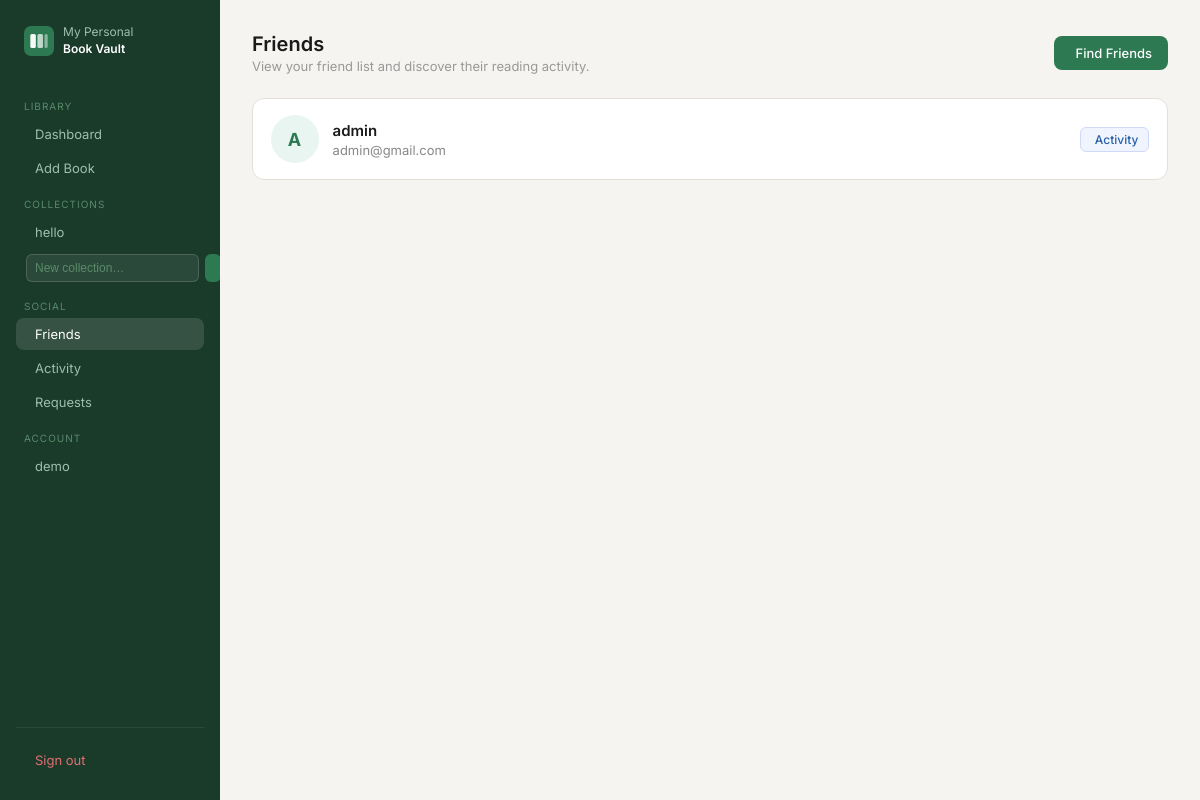
/friends/ (signed in), run on an earlier commit of the app's database.
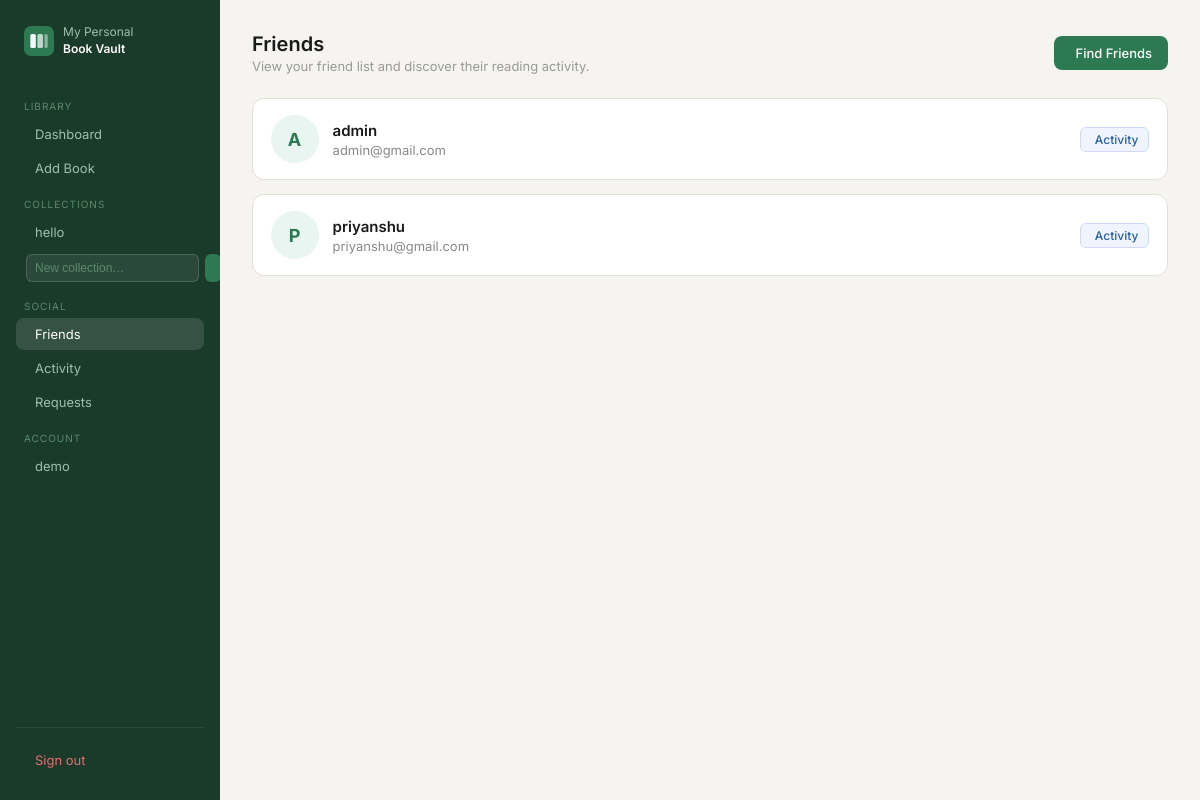
And on a later commit of the database.
### app/blueprints/collection/modules.py (models this page shows, shortened)
class Collection(db.Model):
    __tablename__="collection"
    cid=db.Column(db.Integer,primary_key=True)
    pid=db.Column(db.Integer,db.ForeignKey("credential.pid"),nullable=False)
    collection_name=db.Column(db.String(100),nullable=False)
    create_at=db.Column(db.DateTime,default=datetime.utcnow)
    user_books = db.relationship("Userbook", back_populates="collection")
    __table_args__=(db.UniqueConstraint("pid","collection_name",name="unique_collection"),)

### app/blueprints/auth/modules.py (models this page shows, shortened)
class Credential(db.Model,UserMixin):
    __tablename__='credential'
    pid=db.Column(db.Integer,primary_key=True)
    email=db.Column(db.String(255),nullable=False,unique=True)
    username=db.Column(db.String(100),nullable=False,unique=True)
    password=db.Column(db.String(100),nullable=False)
    history = db.relationship("History",  back_populates="user")
    user_books = db.relationship("Userbook", back_populates="user")

### app/blueprints/friends/routes.py (the view)
@friends.route("/")
@login_required
def friends_list():
    friend_ids = get_friend_ids(current_user.pid)
    friend_users = []
    if friend_ids:
        friend_users = Credential.query.filter(Credential.pid.in_(friend_ids)).order_by(Credential.username.asc()).all()
    return render_template("friends/list.html", friends_list=friend_users)

### app/blueprints/friends/routes.py (called while the page is built)
def get_friend_ids(user_id):
    accepted_rows = Friendship.query.filter(
        Friendship.status == "accepted",
        or_(
            Friendship.sender_id == user_id,
            Friendship.receiver_id == user_id
        )
    ).all()
    friend_ids = []
    for row in accepted_rows:
        if row.sender_id == user_id:
            friend_ids.append(row.receiver_id)
        else:
            friend_ids.append(row.sender_id)
    return friend_ids

### app/blueprints/friends/templates/friends/list.html (shortened to what this page needs)
{% extends "book/base.html" %}
{% block content %}
<div class="page-header">
  <div>
    <h1 class="page-title">Friends</h1>
    <p class="page-sub">View your friend list and discover their reading activity.</p>
  </div>
  <a href="{{ url_for('friends.search_users') }}" class="btn-add">
     Find Friends
  </a>
</div>
{% if friends_list %}
<div class="friends-grid">
  {% for friend in friends_list %}
  <div class="friend-card">
    <div class="friend-avatar">
      {{ friend.username[0]|upper }}
    </div>
    <div class="friend-info">
      <h3>{{ friend.username }}</h3>
      <p>{{ friend.email }}</p>
    </div>
    <div class="friend-card-actions">
      <a href="{{ url_for('friends.activity_feed') }}" class="action-btn btn-edit">
         Activity
      </a>
    </div>
  </div>
  {% endfor %}
</div>
{% else %}
<div class="empty-state">
  <i class="ti ti-users"></i>
  <p>You have no friends yet. Search users and send your first request.</p>
</div>
{% endif %}
{% endblock %}

### app/blueprints/book/templates/book/base.html (shortened to what this page needs)
<!DOCTYPE html>
<html lang="en">
<head>
  <link rel="stylesheet" type="text/css" href="/css/style.css">
  <link rel="stylesheet" href="https://cdn.jsdelivr.net/npm/@tabler/icons-webfont@latest/tabler-icons.min.css">
</head>
<body class="app-body">
  <div class="app-layout">
    <aside class="sidebar">
      <div class="sidebar-brand">
        <span class="sidebar-brand-name">My Personal<br><strong>Book Vault</strong></span>
      </div>
      <span class="nav-section">Library</span>
      <a href="{{ url_for('book.home') }}"
         class="nav-item {% if request.endpoint == 'book.home' %}active{% endif %}">
         Dashboard
      </a>
      <a href="{{ url_for('book.book_add') }}"
         class="nav-item {% if request.endpoint == 'book.book_add' %}active{% endif %}">
         Add Book
      </a>
      <span class="nav-section">Collections</span>
{% for col in collections %}
<a href="{{ url_for('collection.collection_detail', cid=col.cid) }}"
   class="nav-item {% if request.endpoint == 'collection.collection_detail' and request.view_args.get('cid')|int == col.cid %}active{% endif %}">
   {{ col.collection_name }}
</a>
{% else %}
<span class="nav-empty">No collections yet</span>
{% endfor %}
<form method="POST" action="{{ url_for('collection.create_collection') }}" style="padding: 4px 10px;">
  <div class="input-wrap" style="display:flex;gap:6px;">
    <input type="text" name="collection_name" placeholder="New collection…"
           class="nav-input" required>
    <button type="submit" class="nav-create-btn">
    </button>
  </div>
</form>
<span class="nav-section">Social</span>
<a href="{{ url_for('friends.friends_list') }}"
   class="nav-item {% if request.endpoint and request.endpoint.startswith('friends.') %}active{% endif %}">
   Friends
</a>
<a href="{{ url_for('friends.activity_feed') }}"
   class="nav-item {% if request.endpoint == 'friends.activity_feed' %}active{% endif %}">
   Activity
</a>
<a href="{{ url_for('friends.requests_page') }}"
   class="nav-item {% if request.endpoint == 'friends.requests_page' %}active{% endif %}">
   Requests
</a>
      <span class="nav-section">Account</span>
<a href="{{ url_for('book.profile') }}"
   class="nav-item {% if request.endpoint == 'book.profile' %}active{% endif %}">
  {{ current_user.username }}
</a>
      <div class="sidebar-footer">
        <a href="{{ url_for('book.logout') }}" class="nav-item nav-item-danger">
           Sign out
        </a>
      </div>
    </aside>
    <main class="main-content">
      {% block content %}{% endblock %}
    </main>
  </div>
</body>
</html>

What changed in the data, as far as the page shows it:
added Credential: username "P", username "priyanshu", email "priyanshu@gmail.com"
